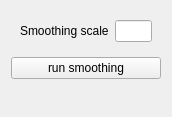
          <widget class="QWidget" name="smoothingPage">
           <property name="geometry">
            <rect>
             <x>0</x>
             <y>0</y>
             <width>172</width>
             <height>117</height>
            </rect>
           </property>
           <attribute name="label">
            <string>Smoothing</string>
           </attribute>
           <layout class="QVBoxLayout" name="verticalLayout_15">
            <item>
             <widget class="QWidget" name="widget_21" native="true">
              <layout class="QHBoxLayout" name="horizontalLayout_15">
               <item>
                <widget class="QLabel" name="smoothLabel">
                 <property name="text">
                  <string>Smoothing scale</string>
                 </property>
                </widget>
               </item>
               <item>
                <widget class="QLineEdit" name="smoothLineEdit"/>
               </item>
              </layout>
             </widget>
            </item>
            <item>
             <widget class="QPushButton" name="smoothButton">
              <property name="text">
               <string>run smoothing</string>
              </property>
             </widget>
            </item>
            <item>
             <spacer name="verticalSpacer">
              <property name="orientation">
               <enum>Qt::Vertical</enum>
              </property>
              <property name="sizeHint" stdset="0">
               <size>
                <width>20</width>
                <height>40</height>
               </size>
              </property>
             </spacer>
            </item>
           </layout>
          </widget>
